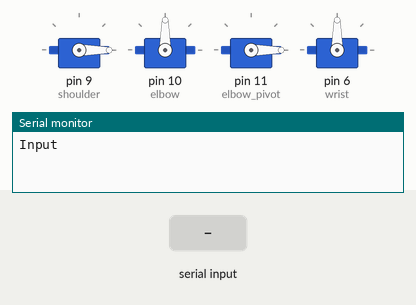
Simulated run of this sketch. Board: Arduino Uno, built with avr-gcc and run on an emulated ATmega328P. Parts: 4 × servo, the last lines printed to the serial monitor. The inputs (shaded band) are chosen by the test bench.

Above: at 1.2 s.
1.3 s: "90,45\n" received over Serial
3.8 s: "1\n" received over Serial
At 4.9 s:
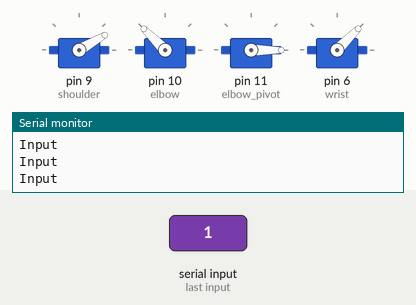
Timing chart, 0 to 11.3 s (numbered marks = the images above; inputs shaded):
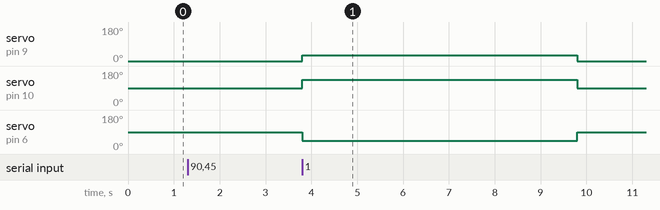

Measured:
- after the input at 3.8 s, servo on pin 9 (shoulder): 0° → 30° at once, → 0° 6.0 s later; servo on pin 10 (elbow): 90° → 135° at once, → 90° 6.0 s later; servo on pin 6 (wrist): 90° → 45° at once, → 90° 6.0 s later

The sketch:

wrist_test.ino
```cpp
#include <Servo.h>

Servo shoulder;
Servo elbow;
Servo elbow_pivot;
Servo wrist;

void setup()
{
    Serial.begin(9600);
    shoulder.attach(9);
    elbow.attach(10);
    elbow_pivot.attach(11);
    wrist.attach(6);
}

void loop()
{
    shoulder.write(0);
    elbow.write(90);
    elbow_pivot.write(0);
    wrist.write(90);

    Serial.println("Input");

    while (Serial.available() == 0){
    }

    int Choice = Serial.parseInt();

    switch (Choice)
    {
    case 1:
        shoulder.write(30);
        elbow.write(135);
        elbow_pivot.write(0);
        wrist.write(45);
        delay(6000);

        break;
    case 2:
        shoulder.write(45);
        elbow.write(70);
        elbow_pivot.write(90);
        wrist.write(90);
        delay(2000);
        for (int shake = 0; shake <= 2; shake += 1)
        {
            for (int angle = 0; angle <= 85; angle += 1)
            {
                elbow.write(angle);
                delay(10);
            }

            for (int angle = 85; angle >= 70; angle -= 1)
            {
                elbow.write(angle);
                delay(10);
            }
        }
        delay(1500);
        break;
    case 3:
        shoulder.write(90);
        elbow.write(0);
        elbow_pivot.write(0);
        wrist.write(0);
        delay(4000);

    default:
        shoulder.write(0);
        elbow.write(0);
        elbow_pivot.write(0);

        break;
    }
}
```
